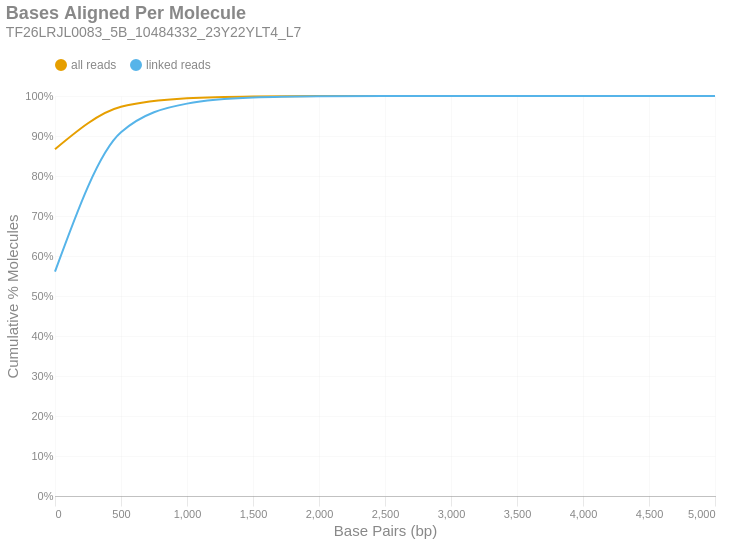

Write notebook code for a chart like this one.
### Markdown cell above
### Bases Aligned Per Molecule
This is a cumulative frequency distribution showing the number of base pairs aligned per unique molecule. These data are shown in 500 bp bins. There are two distributions: one with `all reads` (yellow) and another with only `linked reads` (blue). The percent of molecules in the `linked reads` distribution is relative to the total number of linked molecules.

### Code cell
if SKIPLR:
    print_html(f"Skipped")
else:
    binned_df = consolidated_hist(valids['aligned_bp'], mask, 500, True)
    with SafeRender(binned_df):
        (
            density_plot(binned_df, 'Bases Aligned Per Molecule', samplename, 'basesper')
            .encode(
                x=alt.X('bin:Q', title="Base Pairs (bp)").axis(tickMinStep=500).scale(padding=0),
                y=alt.Y('value:Q', title='Cumulative % Molecules')
                    .axis(format='%')
                    .scale(domain = [0,1])
                    .stack(False),
                color=alt.Color("key:N").scale(domain = ["all reads", "linked reads"]),
                tooltip = [
                    alt.Tooltip("key:N", title = "Data Type"),
                    alt.Tooltip("range_label:N", title="Bases Aligned Per Molecule"),
                    alt.Tooltip("value:Q", format = ".2%", title="% Molecules (Cum.)")
                ]
            )
        ).display()

### Figure 1 — Vega-Lite specification as saved in the notebook (floating-point values rounded to 4 significant figures)
{"width": "container", "height": 400, "config": {"title": {"anchor": "start", "dy": -15, "fontSize": 18, "color": "#888888", "subtitleColor": "#888888", "subtitleFontSize": 14}, "arc": {"fill": "#0072B2"}, "axis": {"domainColor": "#888888", "domainWidth": 0.5, "gridWidth": 0.2, "grid": false, "titleFontWeight": 400, "titleFontSize": 15, "labelFontSize": 11, "labelColor": "#888888", "tickColor": "#888888", "tickWidth": 0.2, "titleColor": "#888888"}, "axisBand": {"grid": false}, "axisX": {"grid": true, "tickSize": 10, "domainCap": "round"}, "axisY": {"domain": false, "grid": true, "tickSize": 0, "domainCap": "round"}, "background": "transparent", "header": {"labelFontSize": 15, "labelColor": "#888888", "titleFontSize": 15, "titleFontWeight": 600, "titleColor": "#888888"}, "legend": {"labelFont": "sans-serif", "labelFontSize": 12, "labelColor": "#888888", "symbolSize": 100, "symbolType": "circle", "titleFontSize": 12, "titlePadding": 10, "titleColor": "#888888", "title": null, "orient": "top"}, "range": {"category": ["#E69F00", "#56B4E9", "#009E73", "#F0E442", "#0072B2", "#D55E00", "#CC79A7", "#000000"], "diverging": ["#cfe8f3", "#a2d4ec", "#73bfe2", "#46abdb", "#1696d2", "#12719e"]}, "area": {"fill": "#0072B2", "fillOpacity": 0.7, "line": true, "strokeOpacity": 0.7}, "line": {"color": "#0072B2", "stroke": "#0072B2", "strokeWidth": 2}, "trail": {"color": "#0072B2", "stroke": "#0072B2", "strokeWidth": 0, "size": 1}, "point": {"filled": true, "fillOpacity": 1.0, "size": 95}, "text": {"color": "#888888", "fontSize": 11, "align": "right", "fontWeight": 400, "size": 11}, "bar": {"fill": "#0072B2", "stroke": null}, "view": {"stroke": null, "continuousWidth": 660, "continuousHeight": 400}}, "data": {"name": "data-967c27c92c80a14466a12a0cac765817"}, "mark": {"type": "line", "interpolate": "monotone", "point": {"opacity": 0, "size": 275}}, "encoding": {"color": {"field": "key", "scale": {"domain": ["all reads", "linked reads"]}, "type": "nominal"}, "tooltip": [{"field": "key", "title": "Data Type", "type": "nominal"}, {"field": "range_label", "title": "Bases Aligned Per Molecule", "type": "nominal"}, {"field": "value", "format": ".2%", "title": "% Molecules (Cum.)", "type": "quantitative"}], "x": {"axis": {"tickMinStep": 500}, "field": "bin", "scale": {"padding": 0}, "title": "Base Pairs (bp)", "type": "quantitative"}, "y": {"axis": {"format": "%"}, "field": "value", "scale": {"domain": [0, 1]}, "stack": false, "title": "Cumulative % Molecules", "type": "quantitative"}}, "params": [{"name": "param_c36ac31b6afebe62", "select": {"type": "point", "fields": ["key"]}, "bind": "legend"}], "title": {"text": "Bases Aligned Per Molecule", "subtitle": "TF26LRJL0083_5B_10484332_23Y22YLT4_L7"}, "transform": [{"fold": ["all reads (cumsum)", "linked reads (cumsum)"]}, {"calculate": "replace(datum.key, ' (cumsum)', '')", "as": "key"}, {"filter": {"param": "param_c36ac31b6afebe62"}}], "usermeta": {"embedOptions": {"downloadFileName": "TF26LRJL0083_5B_10484332_23Y22YLT4_L7.basesper"}}, "$schema": "https://vega.github.io/schema/vega-lite/v6.4.1.json", "datasets": {"data-967c27c92c80a14466a12a0cac765817": [{"bin": "0.0", "interval": "0.0-500.0", "all reads": 0.8669, "linked reads": 0.5609, "all reads (cumsum)": 0.8669, "linked reads (cumsum)": 0.5609, "range_label": "0-499"}, {"bin": "500.0", "interval": "500.0-1000.0", "all reads": 0.1061, "linked reads": 0.3484, "all reads (cumsum)": 0.973, "linked reads (cumsum)": 0.9093, "range_label": "500-999"}, {"bin": "1000.0", "interval": "1000.0-1500.0", "all reads": 0.02136, "linked reads": 0.07166, "all reads (cumsum)": 0.9943, "linked reads (cumsum)": 0.9809, "range_label": "1000-1499"}, {"bin": "1500.0", "interval": "1500.0-2000.0", "all reads": 0.004471, "linked reads": 0.01503, "all reads (cumsum)": 0.9988, "linked reads (cumsum)": 0.996, "range_label": "1500-1999"}, {"bin": "2000.0", "interval": "2000.0-2500.0", "all reads": 0.0009544, "linked reads": 0.003208, "all reads (cumsum)": 0.9997, "linked reads (cumsum)": 0.9992, "range_label": "2000-2499"}, {"bin": "2500.0", "interval": "2500.0-3000.0", "all reads": 0.0001913, "linked reads": 0.0006434, "all reads (cumsum)": 0.9999, "linked reads (cumsum)": 0.9998, "range_label": "2500-2999"}, {"bin": "3000.0", "interval": "3000.0-3500.0", "all reads": 4.267e-05, "linked reads": 0.0001435, "all reads (cumsum)": 1.0, "linked reads (cumsum)": 0.9999, "range_label": "3000-3499"}, {"bin": "3500.0", "interval": "3500.0-4000.0", "all reads": 1.213e-05, "linked reads": 4.078e-05, "all reads (cumsum)": 1.0, "linked reads (cumsum)": 1.0, "range_label": "3500-3999"}, {"bin": "4000.0", "interval": "4000.0-4500.0", "all reads": 2.695e-06, "linked reads": 9.062e-06, "all reads (cumsum)": 1.0, "linked reads (cumsum)": 1.0, "range_label": "4000-4499"}, {"bin": "4500.0", "interval": "4500.0-5000.0", "all reads": 4.491e-07, "linked reads": 1.51e-06, "all reads (cumsum)": 1.0, "linked reads (cumsum)": 1.0, "range_label": "4500-4999"}, {"bin": "5000.0", "interval": "5000.0-5500.0", "all reads": 8.983e-07, "linked reads": 3.021e-06, "all reads (cumsum)": 1.0, "linked reads (cumsum)": 1.0, "range_label": "5000-5499"}]}}
